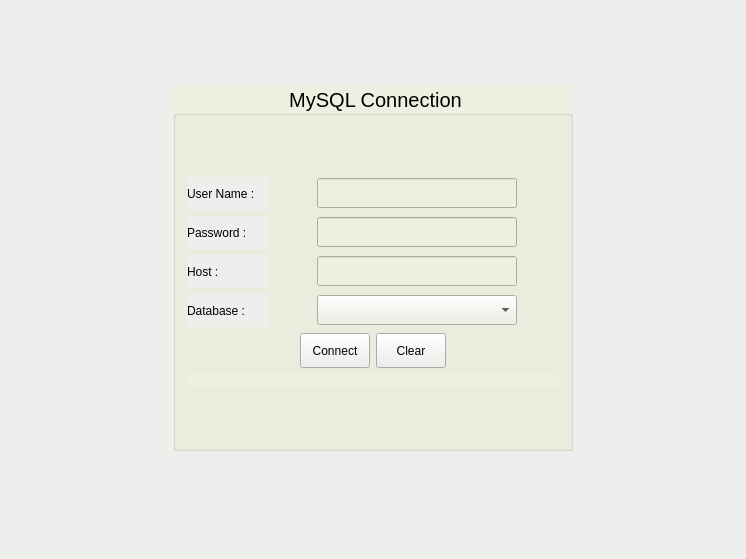
<?xml version="1.0" encoding="UTF-8"?>
<ui version="4.0">
 <class>MysqlLogin</class>
 <widget class="QMainWindow" name="MysqlLogin">
  <property name="geometry">
   <rect>
    <x>0</x>
    <y>0</y>
    <width>746</width>
    <height>559</height>
   </rect>
  </property>
  <property name="minimumSize">
   <size>
    <width>400</width>
    <height>364</height>
   </size>
  </property>
  <property name="maximumSize">
   <size>
    <width>16777215</width>
    <height>16777215</height>
   </size>
  </property>
  <property name="windowTitle">
   <string>MySQL Login</string>
  </property>
  <property name="windowIcon">
   <iconset resource="icons.qrc">
    <normaloff>:/images/mysql-gui.png</normaloff>:/images/mysql-gui.png</iconset>
  </property>
  <property name="styleSheet">
   <string notr="true">background-color: rgb(238, 238, 236);</string>
  </property>
  <widget class="QWidget" name="centralWidget">
   <layout class="QGridLayout" name="gridLayout">
    <item row="0" column="0">
     <widget class="QGroupBox" name="groupBox">
      <property name="minimumSize">
       <size>
        <width>400</width>
        <height>365</height>
       </size>
      </property>
      <property name="maximumSize">
       <size>
        <width>400</width>
        <height>365</height>
       </size>
      </property>
      <property name="font">
       <font>
        <pointsize>15</pointsize>
        <weight>50</weight>
        <bold>false</bold>
       </font>
      </property>
      <property name="styleSheet">
       <string notr="true">background-color: rgb(238, 238, 225);</string>
      </property>
      <property name="title">
       <string>MySQL Connection</string>
      </property>
      <property name="alignment">
       <set>Qt::AlignCenter</set>
      </property>
      <layout class="QVBoxLayout" name="verticalLayout">
       <item>
        <spacer name="verticalSpacer">
         <property name="orientation">
          <enum>Qt::Vertical</enum>
         </property>
         <property name="sizeHint" stdset="0">
          <size>
           <width>20</width>
           <height>40</height>
          </size>
         </property>
        </spacer>
       </item>
       <item>
        <layout class="QHBoxLayout" name="horizontalLayout_2">
         <item>
          <widget class="QLabel" name="label">
           <property name="minimumSize">
            <size>
             <width>82</width>
             <height>33</height>
            </size>
           </property>
           <property name="styleSheet">
            <string notr="true">background-color: rgb(238, 238, 236);</string>
           </property>
           <property name="text">
            <string>User Name :</string>
           </property>
          </widget>
         </item>
         <item>
          <spacer name="horizontalSpacer">
           <property name="orientation">
            <enum>Qt::Horizontal</enum>
           </property>
           <property name="sizeHint" stdset="0">
            <size>
             <width>40</width>
             <height>20</height>
            </size>
           </property>
          </spacer>
         </item>
         <item>
          <widget class="QLineEdit" name="lineEdit_UserName">
           <property name="minimumSize">
            <size>
             <width>200</width>
             <height>30</height>
            </size>
           </property>
          </widget>
         </item>
         <item>
          <spacer name="horizontalSpacer_6">
           <property name="orientation">
            <enum>Qt::Horizontal</enum>
           </property>
           <property name="sizeHint" stdset="0">
            <size>
             <width>40</width>
             <height>20</height>
            </size>
           </property>
          </spacer>
         </item>
        </layout>
       </item>
       <item>
        <layout class="QHBoxLayout" name="horizontalLayout_3">
         <item>
          <widget class="QLabel" name="label_2">
           <property name="minimumSize">
            <size>
             <width>82</width>
             <height>33</height>
            </size>
           </property>
           <property name="styleSheet">
            <string notr="true">background-color: rgb(238, 238, 236);</string>
           </property>
           <property name="text">
            <string>Password :</string>
           </property>
          </widget>
         </item>
         <item>
          <spacer name="horizontalSpacer_2">
           <property name="orientation">
            <enum>Qt::Horizontal</enum>
           </property>
           <property name="sizeHint" stdset="0">
            <size>
             <width>40</width>
             <height>20</height>
            </size>
           </property>
          </spacer>
         </item>
         <item>
          <widget class="QLineEdit" name="lineEdit_Password">
           <property name="minimumSize">
            <size>
             <width>200</width>
             <height>30</height>
            </size>
           </property>
          </widget>
         </item>
         <item>
          <spacer name="horizontalSpacer_7">
           <property name="orientation">
            <enum>Qt::Horizontal</enum>
           </property>
           <property name="sizeHint" stdset="0">
            <size>
             <width>40</width>
             <height>20</height>
            </size>
           </property>
          </spacer>
         </item>
        </layout>
       </item>
       <item>
        <layout class="QHBoxLayout" name="horizontalLayout_4">
         <item>
          <widget class="QLabel" name="label_3">
           <property name="minimumSize">
            <size>
             <width>82</width>
             <height>33</height>
            </size>
           </property>
           <property name="styleSheet">
            <string notr="true">background-color: rgb(238, 238, 236);</string>
           </property>
           <property name="text">
            <string>Host :</string>
           </property>
          </widget>
         </item>
         <item>
          <spacer name="horizontalSpacer_3">
           <property name="orientation">
            <enum>Qt::Horizontal</enum>
           </property>
           <property name="sizeHint" stdset="0">
            <size>
             <width>40</width>
             <height>20</height>
            </size>
           </property>
          </spacer>
         </item>
         <item>
          <widget class="QLineEdit" name="lineEdit_Host">
           <property name="minimumSize">
            <size>
             <width>200</width>
             <height>30</height>
            </size>
           </property>
          </widget>
         </item>
         <item>
          <spacer name="horizontalSpacer_8">
           <property name="orientation">
            <enum>Qt::Horizontal</enum>
           </property>
           <property name="sizeHint" stdset="0">
            <size>
             <width>40</width>
             <height>20</height>
            </size>
           </property>
          </spacer>
         </item>
        </layout>
       </item>
       <item>
        <layout class="QHBoxLayout" name="horizontalLayout_5">
         <item>
          <widget class="QLabel" name="label_datbase">
           <property name="minimumSize">
            <size>
             <width>82</width>
             <height>33</height>
            </size>
           </property>
           <property name="styleSheet">
            <string notr="true">background-color: rgb(238, 238, 236);</string>
           </property>
           <property name="text">
            <string>Database :</string>
           </property>
          </widget>
         </item>
         <item>
          <spacer name="horizontalSpacer_4">
           <property name="orientation">
            <enum>Qt::Horizontal</enum>
           </property>
           <property name="sizeHint" stdset="0">
            <size>
             <width>40</width>
             <height>20</height>
            </size>
           </property>
          </spacer>
         </item>
         <item>
          <widget class="QComboBox" name="comboBox_datbase">
           <property name="minimumSize">
            <size>
             <width>200</width>
             <height>30</height>
            </size>
           </property>
          </widget>
         </item>
         <item>
          <spacer name="horizontalSpacer_9">
           <property name="orientation">
            <enum>Qt::Horizontal</enum>
           </property>
           <property name="sizeHint" stdset="0">
            <size>
             <width>40</width>
             <height>20</height>
            </size>
           </property>
          </spacer>
         </item>
        </layout>
       </item>
       <item>
        <layout class="QHBoxLayout" name="horizontalLayout_6">
         <item>
          <spacer name="horizontalSpacer_5">
           <property name="orientation">
            <enum>Qt::Horizontal</enum>
           </property>
           <property name="sizeHint" stdset="0">
            <size>
             <width>40</width>
             <height>20</height>
            </size>
           </property>
          </spacer>
         </item>
         <item>
          <widget class="QPushButton" name="pushButton_open">
           <property name="minimumSize">
            <size>
             <width>50</width>
             <height>35</height>
            </size>
           </property>
           <property name="maximumSize">
            <size>
             <width>70</width>
             <height>35</height>
            </size>
           </property>
           <property name="styleSheet">
            <string notr="true">gridline-color: qlineargradient(spread:pad, x1:0, y1:0, x2:1, y2:0, stop:0 rgba(0, 0, 0, 255), stop:1 rgba(255, 255, 255, 255));
background-color: rgb(238, 238, 236);</string>
           </property>
           <property name="text">
            <string>Connect</string>
           </property>
          </widget>
         </item>
         <item>
          <widget class="QPushButton" name="pushButton_Clear">
           <property name="minimumSize">
            <size>
             <width>50</width>
             <height>35</height>
            </size>
           </property>
           <property name="maximumSize">
            <size>
             <width>70</width>
             <height>35</height>
            </size>
           </property>
           <property name="styleSheet">
            <string notr="true">gridline-color: qlineargradient(spread:pad, x1:0, y1:0, x2:1, y2:0, stop:0 rgba(0, 0, 0, 255), stop:1 rgba(255, 255, 255, 255));
background-color: rgb(238, 238, 236);</string>
           </property>
           <property name="text">
            <string>Clear</string>
           </property>
          </widget>
         </item>
         <item>
          <spacer name="horizontalSpacer_10">
           <property name="orientation">
            <enum>Qt::Horizontal</enum>
           </property>
           <property name="sizeHint" stdset="0">
            <size>
             <width>40</width>
             <height>20</height>
            </size>
           </property>
          </spacer>
         </item>
        </layout>
       </item>
       <item>
        <widget class="QLabel" name="label_Message">
         <property name="text">
          <string/>
         </property>
        </widget>
       </item>
       <item>
        <spacer name="verticalSpacer_2">
         <property name="orientation">
          <enum>Qt::Vertical</enum>
         </property>
         <property name="sizeHint" stdset="0">
          <size>
           <width>20</width>
           <height>40</height>
          </size>
         </property>
        </spacer>
       </item>
      </layout>
     </widget>
    </item>
   </layout>
  </widget>
  <widget class="QStatusBar" name="statusBar"/>
 </widget>
 <layoutdefault spacing="6" margin="11"/>
 <resources>
  <include location="icons.qrc"/>
 </resources>
 <connections/>
</ui>
